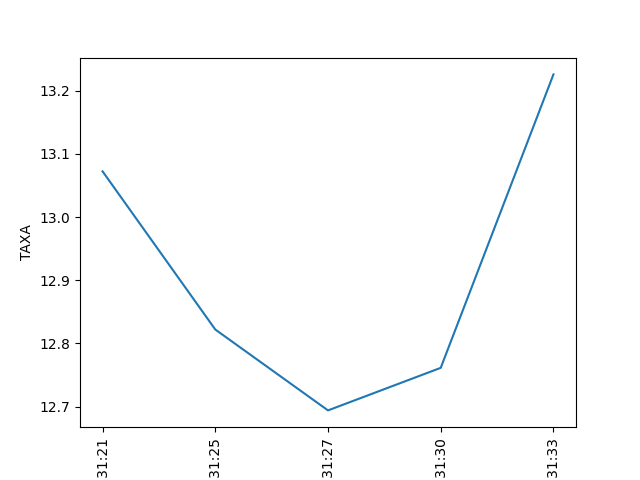

The script that drew this image:
import os
import time
import json
from random import random
from datetime import datetime
from sys import argv
import csv



import requests
import pandas as pd
import seaborn as sns


URL = 'https://www2.cetip.com.br/ConsultarTaxaDi/ConsultarTaxaDICetip.aspx'
for _ in range(5):
    time.sleep(2)
    data_hr = datetime.now()
    data = datetime.strftime(data_hr, '%Y/%m/%d')
    hora = datetime.strftime(data_hr, '%H:%M:%S')
    try:
        extracao = requests.get(URL)
        extracao.raise_for_status()
    except requests.HTTPError as exc:
        print(f'SITE NAO LOCALIZADO')
        extracao = None 
    except exceptions as exc:
        print(exc)
    else:
        dado = json.loads(extracao.text)
        cdi = float(dado['taxa'].replace(',', '.')) + random() * random()
        if not os.path.exists(f'./{argv[1]}.csv'):
            with open(file=f'./{argv[1]}.csv', mode='w', encoding='utf8') as fp:
                fp.write('DATA,HORA,TAXA\n')
        with open(file=f'./{argv[1]}.csv', mode='a', encoding='utf8') as fc:
            fc.write(f'{data},{hora},{cdi}\n')
df = pd.read_csv(f'./{argv[1]}.csv')
grafico = sns.lineplot(x=df['HORA'], y=df['TAXA'])
_ = grafico.set_xticklabels(labels=df['HORA'], rotation=90)
grafico.get_figure().savefig(f"{argv[1]}.png")
print('sucesso')
